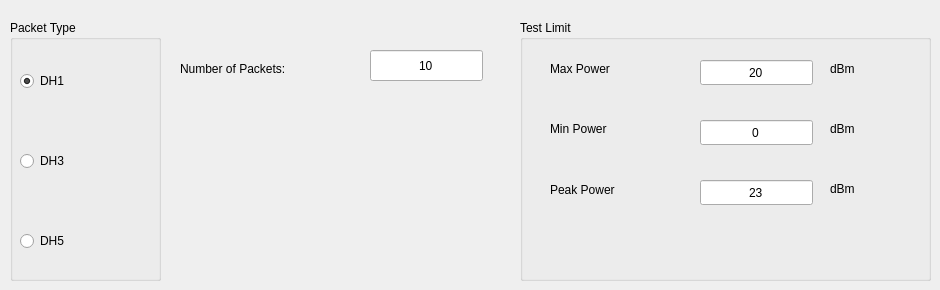
          <widget class="QWidget" name="tab_5">
           <attribute name="title">
            <string>Output Power</string>
           </attribute>
           <widget class="QGroupBox" name="groupBox_7">
            <property name="geometry">
             <rect>
              <x>10</x>
              <y>20</y>
              <width>151</width>
              <height>261</height>
             </rect>
            </property>
            <property name="title">
             <string>Packet Type</string>
            </property>
            <widget class="QRadioButton" name="radioButton_br_outputpower_dh1">
             <property name="geometry">
              <rect>
               <x>10</x>
               <y>50</y>
               <width>132</width>
               <height>22</height>
              </rect>
             </property>
             <property name="text">
              <string>DH1</string>
             </property>
             <property name="checked">
              <bool>true</bool>
             </property>
            </widget>
            <widget class="QRadioButton" name="radioButton_br_outputpower_dh3">
             <property name="geometry">
              <rect>
               <x>10</x>
               <y>130</y>
               <width>132</width>
               <height>22</height>
              </rect>
             </property>
             <property name="text">
              <string>DH3</string>
             </property>
            </widget>
            <widget class="QRadioButton" name="radioButton_br_outputpower_dh5">
             <property name="geometry">
              <rect>
               <x>10</x>
               <y>210</y>
               <width>132</width>
               <height>22</height>
              </rect>
             </property>
             <property name="text">
              <string>DH5</string>
             </property>
            </widget>
           </widget>
           <widget class="QLabel" name="label_13">
            <property name="geometry">
             <rect>
              <x>180</x>
              <y>60</y>
              <width>181</width>
              <height>18</height>
             </rect>
            </property>
            <property name="text">
             <string>Number of Packets:</string>
            </property>
           </widget>
           <widget class="QLineEdit" name="lineEdit_outputpower_numberofpacket">
            <property name="geometry">
             <rect>
              <x>370</x>
              <y>50</y>
              <width>113</width>
              <height>31</height>
             </rect>
            </property>
            <property name="text">
             <string>10</string>
            </property>
            <property name="alignment">
             <set>Qt::AlignCenter</set>
            </property>
           </widget>
           <widget class="QGroupBox" name="groupBox_17">
            <property name="geometry">
             <rect>
              <x>520</x>
              <y>20</y>
              <width>411</width>
              <height>261</height>
             </rect>
            </property>
            <property name="title">
             <string>Test Limit</string>
            </property>
            <widget class="QLabel" name="label_16">
             <property name="geometry">
              <rect>
               <x>30</x>
               <y>40</y>
               <width>131</width>
               <height>18</height>
              </rect>
             </property>
             <property name="text">
              <string>Max Power</string>
             </property>
            </widget>
            <widget class="QLineEdit" name="lineEdit_br_testlimit_minpower">
             <property name="geometry">
              <rect>
               <x>180</x>
               <y>100</y>
               <width>113</width>
               <height>25</height>
              </rect>
             </property>
             <property name="text">
              <string>0</string>
             </property>
             <property name="alignment">
              <set>Qt::AlignCenter</set>
             </property>
            </widget>
            <widget class="QLabel" name="label_15">
             <property name="geometry">
              <rect>
               <x>30</x>
               <y>160</y>
               <width>131</width>
               <height>20</height>
              </rect>
             </property>
             <property name="text">
              <string>Peak Power</string>
             </property>
            </widget>
            <widget class="QLabel" name="label_14">
             <property name="geometry">
              <rect>
               <x>30</x>
               <y>100</y>
               <width>131</width>
               <height>18</height>
              </rect>
             </property>
             <property name="text">
              <string>Min Power</string>
             </property>
            </widget>
            <widget class="QLineEdit" name="lineEdit_br_testlimit_peakpower">
             <property name="geometry">
              <rect>
               <x>180</x>
               <y>160</y>
               <width>113</width>
               <height>25</height>
              </rect>
             </property>
             <property name="text">
              <string>23</string>
             </property>
             <property name="alignment">
              <set>Qt::AlignCenter</set>
             </property>
            </widget>
            <widget class="QLineEdit" name="lineEdit_br_testlimit_maxpower">
             <property name="geometry">
              <rect>
               <x>180</x>
               <y>40</y>
               <width>113</width>
               <height>25</height>
              </rect>
             </property>
             <property name="text">
              <string>20</string>
             </property>
             <property name="alignment">
              <set>Qt::AlignCenter</set>
             </property>
            </widget>
            <widget class="QLabel" name="label_17">
             <property name="geometry">
              <rect>
               <x>310</x>
               <y>40</y>
               <width>41</width>
               <height>18</height>
              </rect>
             </property>
             <property name="text">
              <string>dBm</string>
             </property>
            </widget>
            <widget class="QLabel" name="label_18">
             <property name="geometry">
              <rect>
               <x>310</x>
               <y>100</y>
               <width>41</width>
               <height>18</height>
              </rect>
             </property>
             <property name="text">
              <string>dBm</string>
             </property>
            </widget>
            <widget class="QLabel" name="label_19">
             <property name="geometry">
              <rect>
               <x>310</x>
               <y>160</y>
               <width>41</width>
               <height>18</height>
              </rect>
             </property>
             <property name="text">
              <string>dBm</string>
             </property>
            </widget>
           </widget>
          </widget>
